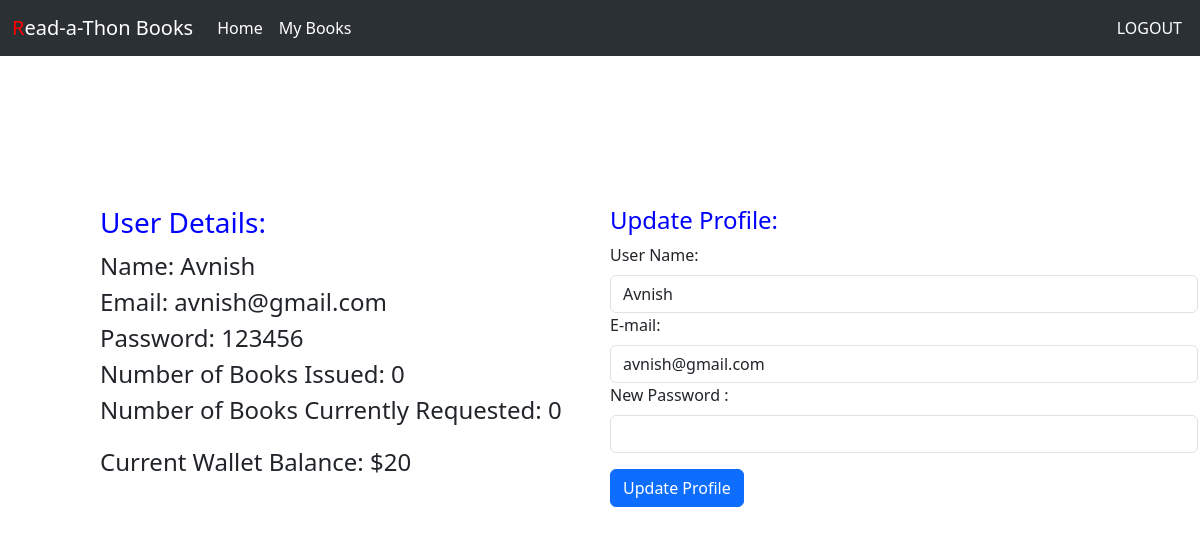
The page /user/profile/1 on the database its author committed.
### Application/model.py (models this page shows)
class Users(db.Model):
    ID = db.Column(db.Integer, primary_key=True, autoincrement=True)
    user_name = db.Column(db.String, nullable=False)
    password = db.Column(db.String, nullable=False)
    Role = db.Column(db.String, nullable=False)
    Email = db.Column(db.String,nullable=False)
    Wallet=db.Column(db.Integer,nullable=False)

### Application/controller.py (the view)
@app.route("/user/profile/<int:user_id>",methods=["GET","POST"])
def profile(user_id):
    user=Users.query.get(user_id)
    issue=BookIssueUser.query.filter_by(User_id=user_id).count()
    req=BookRequestUser.query.filter_by(User_id=user_id).count()
    if request.method=="POST":
        user_name=request.form.get("user")
        email=request.form.get("email")
        password=request.form.get("pass")
        if password is None or len(password)<5:
            return "<h1>Password cannot be None</h1>"
        user.user_name=user_name
        user.Email=email
        user.password=password
        db.session.commit()
        return redirect(url_for("user_dashboard"))
    else:
        return render_template("user_profile.html",user=user,issue=issue,req=req)

### templates/user_profile.html (shortened to what this page needs)
<!DOCTYPE html>
<html lang="en">
<head>
    <link href="https://cdn.jsdelivr.net/npm/bootstrap@5.3.2/dist/css/bootstrap.min.css" rel="stylesheet">
</head>
<body>
<nav class="navbar navbar-expand-lg bg-body-tertiary" class="navbar bg-primary" data-bs-theme="dark">
    <div class="container-fluid">
      <div class="navbar-brand" style="color: white;"><span style="color: red;">R</span>ead-a-Thon Books</div>
      <div class="collapse navbar-collapse" id="navbarSupportedContent">
        <ul class="navbar-nav me-auto mb-2 mb-lg-0">
          <li class="nav-item">
            <a class="nav-link active" aria-current="page" href="/user/dashboard">Home</a>
          </li>
          <li class="nav-item">
            <a class="nav-link active" href="/book/issued/{{user.ID}}">My Books</a>
          </li>
          <li class="nav-item" style="position: absolute;right:10px;">
            <a class="nav-link active" aria-current="page" href="/user/logout">LOGOUT</a>
          </li>
        </ul>
      </div>
    </div>
</nav>
<div class="row" style="margin-top: 150px;">
    <div class="col-5" style="margin-left: 100px; font-size:x-large;">
        <h3 style="color: blue;">User Details:</h3>
        Name: {{user.user_name}}<br>
        Email: {{user.Email}}<br>
        Password: {{user.password}}<p>
        Number of Books Issued: {{issue}}<br>
        Number of Books Currently Requested: {{req}}<p>
        Current Wallet Balance: ${{user.Wallet}}
    </div>
    <div class="col-6">
      <h4 style="color: blue;">Update Profile:</h4>
        <form action="/user/profile/{{user.ID}}" method="POST"  >
            <div>
                <label class="form-label">User Name:</label>
                <input type=text name="user" class="form-control"  value="{{user.user_name}}" required />
            </div>
            <div>
                <label class="form-label">E-mail:</label>
                <input type=email name="email" class="form-control"  value="{{user.Email}}" required/>
            </div>
            <div>
                <label class="form-label"> New Password :</label>
                <input type="password" class="form-control"  name="pass" required /><p>
            </div>
            <input class="btn btn-primary" type="submit" value = "Update Profile">
        </form>
    </div>
</div>

### rows shown on the page
Users: user_name "Avnish", Email "avnish@gmail.com", password "123456", Wallet "20", user "Avnish", email "avnish@gmail.com"

### other values the page prints
{{ issue }} "0"
{{ req }} "0"
